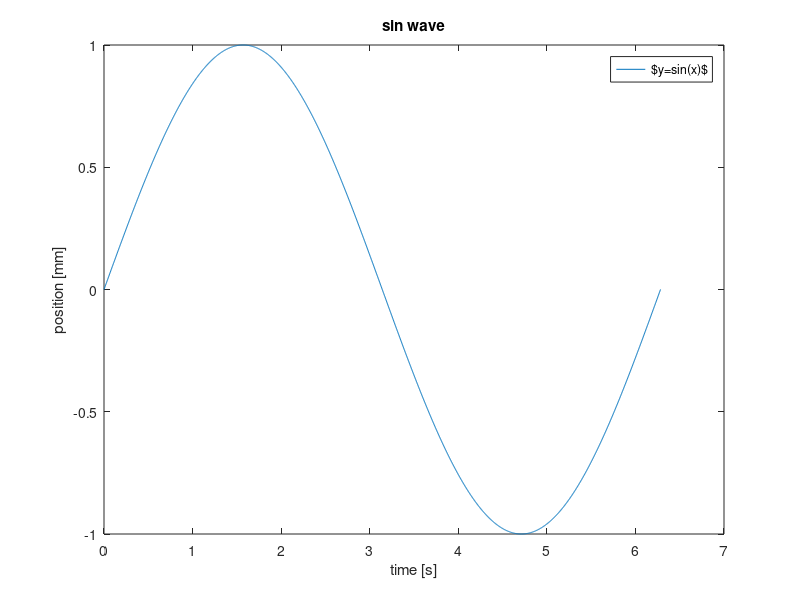

This chart was generated by the following MATLAB code: (Note: this script raises an error after producing the figure.)
%%%%%%%%%%%%%%%%%%%%%%%%%%%%%%%%%%%%%%%%%%%%%%%%%%%%%%%%%%%%%%%%%%%%%%%%%
% Publication-Quality-Figures:
% ----------------------------
% Descr.:   examples of publication figure creation
%           to demonstrate toolbox use and features.
% Figure:   Mathworks-plot-gallery-team source code.
% Author:   Thomas Beauduin, University of Tokyo, 2016
%%%%%%%%%%%%%%%%%%%%%%%%%%%%%%%%%%%%%%%%%%%%%%%%%%%%%%%%%%%%%%%%%%%%%%%%%
clear all; close all; clc;

%% Example 1: basic plot
x = 0:pi/1000:2*pi; y = sin(x);

hfig=figure; 
plot(x,y);
    title('sin wave')
    ylabel('position [mm]')
    xlabel('time [s]')
    legend('$y=sin(x)$')
hfig=pubfig(hfig)
expfig('figs\ex1_basicPlot','-pdf','-png','-bmp','-eps',hfig);

%% Example 2: bode plot
load('data\ex2_bodePlot.mat');

fig=figure;
subplot(211); 
    semilogx(freq,dbFRF,'b',freq,20*log10(abs(ssFRF)),'r');
    title('Mass Dependency') 
    ylabel('magnitude [dB]')
    legend('$\frac{sin(x)}{y}$','fit')
    xlim([20,250]), ylim([-100,-20])
subplot(212);
    semilogx(freq,phFRF+20,'b',freq,angle(ssFRF)*180/pi-360,'r');
    xlabel('frequency [Hz]')
    ylabel('phase [deg]')
    xlim([20,250]), ylim([-360,-90])
hfig=pubfig(fig)
    hfig.YTick={'','deg'};
    hfig.XMinorGrid='on';
expfig('figs\ex2_bodePlot','-pdf',hfig);

%% Example 3: DoublePlot
x = 0:pi/1000:2*pi; y = sin(x); y2 = cos(x.^2);

hfig=figure; 
haxis=plotyy(x,y,x,y2);
    title('test')
    ylabel(haxis(1),'$sin(x)$')
    ylabel(haxis(2),'$sin(x^2)$')
    xlabel('time [s]')
hfig=pubfig(hfig)
expfig('figs\ex3_DoublePlot','-pdf',hfig);

%% Example 4: Scatter
load seamount x y z

hfig=figure; 
scatter(x, y, 10, z, 'filled')
    title('Undersea Elevation')
    xlabel('Longitude')
    ylabel('Latitude')
    colorbar
hfig=pubfig(hfig)
expfig('figs\ex4_scatter','-pdf',hfig);

%% Example 5: Multi-Axis
t=linspace(0,2*pi); t(1)=eps; y=sin(t);

hfig=figure;
handaxes1 = axes('Position', [0.12 0.12 0.8 0.8]);
plot(t, y)
    xlabel('t')
    ylabel('$sin(t)$')
handaxes2 = axes('Position', [0.6 0.6 0.2 0.2]);
plot(t, y.^2, 'r')
    xlabel('t')
    ylabel('$sin(t)^2$')
handaxes3 = axes('Position', [0.25 0.25 0.2 0.2]);
plot(t, y.^3,'k')
    xlabel('t')
    ylabel('$sin(t)^3$')
hfig=pubfig(hfig);
    hfig.AxisBox='off';
    hfig.XGrid='off'; 
    hfig.YGrid='off';
expfig('figs\ex5_multiaxis','-pdf',hfig);

%% Example 6: Latex equations
for i=1:12, fib(i) = (((1+sqrt(5))/2)^i - ((1-sqrt(5))/2)^i)/sqrt(5); end

hfig=figure; plot(1:12, fib, 'k^-')
    title('Fibonacci Numbers from 1-12')
    xlabel('n')
    ylabel('$F_n$')
    eqtext = '$F_n={1 \over \sqrt{5}}';
    eqtext = [eqtext '\left[\left({1+\sqrt{5}\over 2}\right)^n -'];
    eqtext = [eqtext '\left({1-\sqrt{5}\over 2}\right)^n\right]$'];
    text(0.5, 125, eqtext)
hfig=pubfig(hfig)
    hfig.XGrid='off';    
    hfig.YGrid='off';
expfig('figs\ex6_latexEq','-pdf',hfig);

%% Example 7: Subplots
fm=20e3; fc=100e3; 
tstep=100e-9; tmax=200e-6; t=0:tstep:tmax;
xam = (1 + cos(2*pi*fm*t)).*cos(2*pi*fc*t);
T = 1e-6; N = 200; nT = 0:T:N*T;
xn = (1 + cos(2*pi*fm*nT)).*cos(2*pi*fc*nT);

hfig=figure; 
subplot(2,2,[1 3]);
    stem(nT,xn,'filled')
    xlabel('t [s]')
    ylabel('x[n]')
    title('sampled every millisec')
subplot(222)
    plot(t, xam)
    axis([0 200e-6 -2 2])
    xlabel('t [s]')
    ylabel('$x_{am}(t)$')
    title('AM Modulated Signal')
subplot(224)
    plot(nT, xn)
    xlabel('t [s]')
    ylabel('$x_{zoh}(t)$')
    title('Reconstruction')
hfig=pubfig(hfig)
    hfig.LineWidth=[0.5;2.2;2.2];
expfig('figs\ex7_subPlot','-pdf',hfig);

%% Example 8: high complexity
load data\ex8_complex xfit yfit xdata_m ydata_m ydata_s xVdata ...
                      yVdata xmodel ymodel ymodelL ymodelU

hfig=figure;
hFit = line(xfit,yfit,'Color',[0 0 .5]); hold on
errorbar(xdata_m,ydata_m,ydata_s,'LineStyle','none','Marker','.',...
        'Marker','o','MarkerSize',6,'MarkerEdgeColor',[.2 .2 .2],...
        'MarkerFaceColor',[.7 .7 .7],'Color',[.3 .3 .3]);
line(xVdata,yVdata,'LineStyle','none','Marker','.','Marker', 'o',...
        'MarkerSize',5,'MarkerEdgeColor','none','MarkerFaceColor',...
        [.75 .75 1]);
line(xmodel, ymodel,'Color','r','LineStyle','--');
line(xmodel,ymodelL,'LineStyle','-.','Color',[0 .5 0]);
line(xmodel,ymodelU,'LineStyle','-.','Color',[0 .5 0]); hold off
    title('\textbf{Publication Quality Graphics}');
    xlabel('Length (m)');
    ylabel('Mass (kg)');
    legend('Data ($\mu \pm \sigma)$', 'Fit $(Cx^3)$', ...
           'Validation Data', 'Model $(Cx^3)$', '$95\% CI$');
hfig=pubfig(hfig)
    hfig.XMinorGrid='off'; hfig.YMinorGrid='off';
    hfig.LegendLoc='northwest';
    hfig.AxisBox = 'off';
    hfig.TickDir = 'out';
    hfig.XMinorTick = 'on';
    hfig.YMinorTick = 'on';
    hfig.YGrid = 'on';
    hfig.YTick = {(0:500:2500)};
expfig('figs\ex8_complex','-pdf',hfig);

%% Example 9: 3d plot
load data\ex9_3dplot masscharge time spectra

hfig=figure; plot3(masscharge,time,spectra)
    box on
    view(26, 42)
    axis([500 900 0 22 0 4e8])
    xlabel('Mass/Charge (M/Z)')
    ylabel('Time')
    zlabel('Ion Spectra')
    title('Extracted Spectra Subset')
hfig=pubfig(hfig);
expfig('figs\ex9_plot3d','-pdf',hfig);

%% Example 10: linetext
load data\ex10_linePlot points x y

hfig=figure;
plot(points(:,1),points(:,2),':ok'), hold on
plot(x, y), axis([.5 7 -.8 1.8])
    title('Convex-Hull Property')
    xlabel('x')
    ylabel('y')
    xt = points(3,1) - 0.05;
    yt = points(3,2) - 0.1;
    text(xt, yt, 'Point 3')

    xt = points(4,1) - 0.05;
    yt = points(4,2) + 0.1;
    text(xt, yt, 'Point 4')

    xt = points(5,1) + 0.15;
    yt = points(5,2) - 0.05;
    text(6.1,.5, 'Point 5')
hfig=pubfig(hfig)
expfig('figs\ex10_linePlot','-pdf',hfig);

%% Example 11: Surface-Contour plot
y = -10:0.5:10; x = -10:0.5:10;
[X, Y] = meshgrid(x, y);
Z = sin(sqrt(X.^2+Y.^2))./sqrt(X.^2+Y.^2);

hfig=figure;
surfc(X, Y, Z)
    view(-38, 18)
    title('Normal Response')
    xlabel('x')
    ylabel('y')
    zlabel('z')
hfig=pubfig(hfig);
expfig('figs\ex11_surface','-pdf',hfig);

%% Example 12: combine
load data\ex12_fitting x y yfit

hfig=figure;
scatter(x, y, 'k')
line(x, yfit, 'Color', 'k', 'LineStyle', '-')
line(x, yfit + 0.3, 'Color', 'r', 'LineStyle', '--')
line(x, yfit - 0.3, 'Color', 'r', 'LineStyle', '--')
    legend('Data', 'Fit', 'Lower/Upper Bounds')
    xlabel('Time')
    ylabel('Noisy Data')
hfig=pubfig(hfig);
expfig('figs\ex12_fitting','-pdf','-p0.2',hfig);